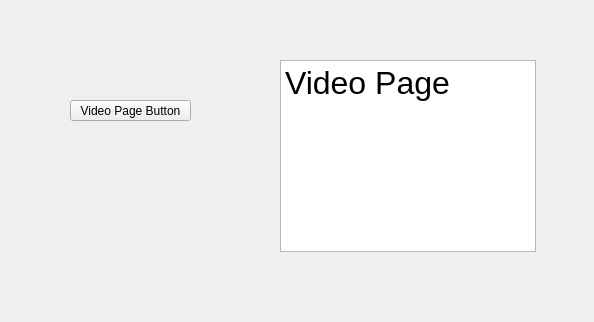
<?xml version="1.0" encoding="UTF-8"?>
<ui version="4.0">
 <class>VideoPage</class>
 <widget class="QWidget" name="VideoPage">
  <property name="geometry">
   <rect>
    <x>0</x>
    <y>0</y>
    <width>594</width>
    <height>322</height>
   </rect>
  </property>
  <property name="windowTitle">
   <string>Form</string>
  </property>
  <widget class="QPushButton" name="videoPageButton">
   <property name="geometry">
    <rect>
     <x>70</x>
     <y>100</y>
     <width>121</width>
     <height>21</height>
    </rect>
   </property>
   <property name="text">
    <string>Video Page Button</string>
   </property>
  </widget>
  <widget class="QTextBrowser" name="textBrowser">
   <property name="geometry">
    <rect>
     <x>280</x>
     <y>60</y>
     <width>256</width>
     <height>192</height>
    </rect>
   </property>
   <property name="html">
    <string>&lt;!DOCTYPE HTML PUBLIC &quot;-//W3C//DTD HTML 4.0//EN&quot; &quot;http://www.w3.org/TR/REC-html40/strict.dtd&quot;&gt;
&lt;html&gt;&lt;head&gt;&lt;meta name=&quot;qrichtext&quot; content=&quot;1&quot; /&gt;&lt;meta charset=&quot;utf-8&quot; /&gt;&lt;style type=&quot;text/css&quot;&gt;
p, li { white-space: pre-wrap; }
hr { height: 1px; border-width: 0; }
li.unchecked::marker { content: &quot;\2610&quot;; }
li.checked::marker { content: &quot;\2612&quot;; }
&lt;/style&gt;&lt;/head&gt;&lt;body style=&quot; font-family:'Segoe UI'; font-size:9pt; font-weight:400; font-style:normal;&quot;&gt;
&lt;p style=&quot; margin-top:0px; margin-bottom:0px; margin-left:0px; margin-right:0px; -qt-block-indent:0; text-indent:0px;&quot;&gt;&lt;span style=&quot; font-size:24pt;&quot;&gt;Video Page&lt;/span&gt;&lt;/p&gt;&lt;/body&gt;&lt;/html&gt;</string>
   </property>
  </widget>
 </widget>
 <resources/>
 <connections/>
</ui>
